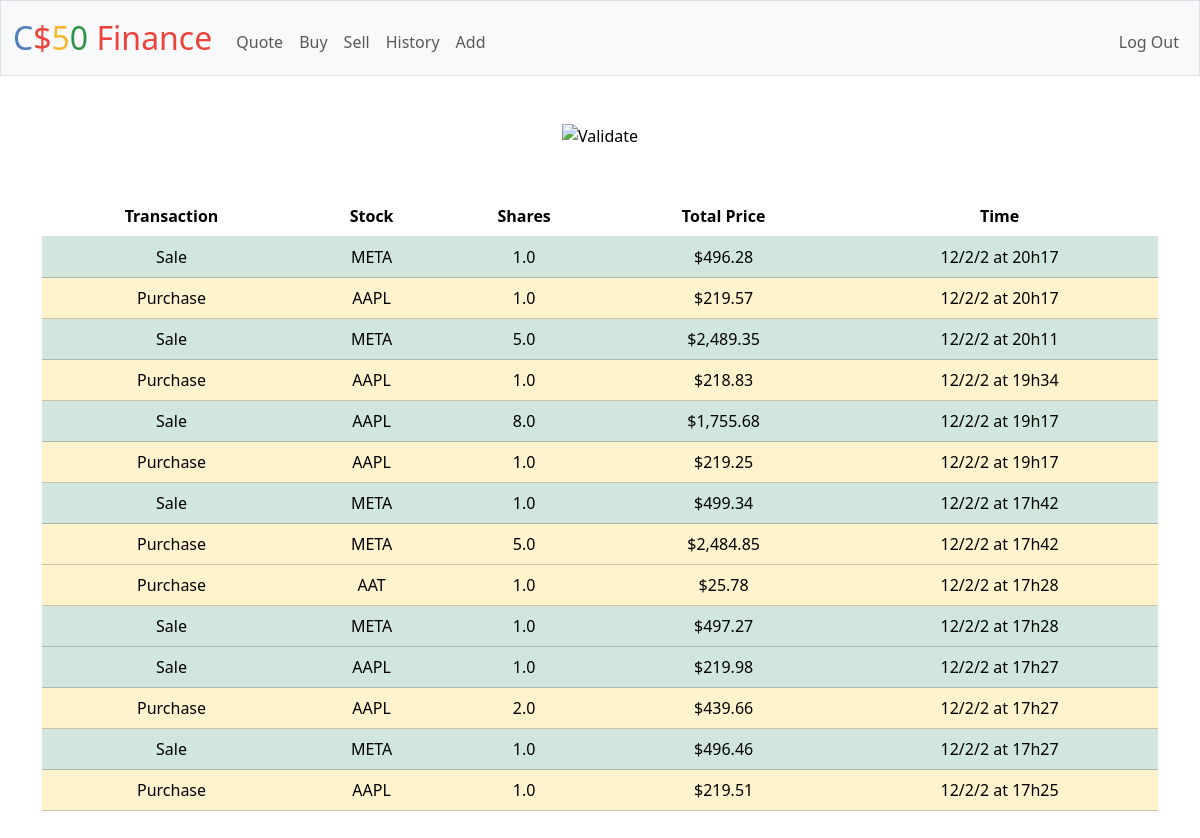
Screenshot of /history (signed in) with the database file from the repository.
### tables this page shows
CREATE TABLE transactions (
id INTEGER PRIMARY KEY AUTOINCREMENT NOT NULL,
user_id INTEGER,
what TEXT NOT NULL,
amount FLOAT,
type TEXT NOT NULL,
price INTEGER,
minutes TEXT NOT NULL,
hour TEXT NOT NULL,
day TEXT NOT NULL,
month TEXT NOT NULL,
year TEXT NOT NULL,
FOREIGN KEY (user_id) REFERENCES users(id));

### app.py (the view)
@app.route("/history")
@login_required
def history():
    users = db.execute("SELECT * FROM users WHERE id = ? ", session["user_id"])
    transactions = db.execute(
        "SELECT * FROM transactions WHERE user_id = ? ORDER BY id DESC", session["user_id"])
    for transaction in transactions:
        transaction['price'] = usd(float(transaction['price']))
    return render_template("history.html", users=users, transactions=transactions)

### app.py (called while the page is built)
@app.after_request
def after_request(response):
    response.headers["Cache-Control"] = "no-cache, no-store, must-revalidate"
    response.headers["Expires"] = 0
    response.headers["Pragma"] = "no-cache"
    return response

### helpers.py (called while the page is built)
def login_required(f):
    @wraps(f)
    def decorated_function(*args, **kwargs):
        if session.get("user_id") is None:
            return redirect("/login")
        return f(*args, **kwargs)
    return decorated_function

def usd(value):
    return f"${value:,.2f}"

### templates/history.html (shortened to what this page needs)
{% extends "layout.html" %}
{% block main %}
    <table class="table">
        <thead>
            <tr>
                <th scope="col">Transaction</th>
                <th scope="col">Stock</th>
                <th scope="col">Shares</th>
                <th scope="col">Total Price</th>
                <th scope="col">Time</th>
            </tr>
        </thead>
        <tbody>
    {% for tr in transactions %}
        {% if tr['type'] == 'buy' %}
            <tr class="table-warning">
                <td >Purchase </td>
        {% endif %}
        {% if tr['type'] == 'sell' %}
            <tr class="table-success">
                <td >Sale </td>
        {% endif %}
                <td >{{ tr['what'] }} </td>
                <td >{{ tr['amount'] }}</td>
                <td >{{ tr['price'] }}</td>
                <td >{{ tr['day'] }}/{{ tr['month'] }}/{{ tr['month'] }} at {{ tr['hour'] }}h{{ tr['minutes'] }}</td>
            </tr>
    {% endfor %}
{% endblock %}

### templates/layout.html (shortened to what this page needs)
<!DOCTYPE html>
<html lang="en">
    <head>
        <link href="https://cdn.jsdelivr.net/npm/bootstrap@5.3.3/dist/css/bootstrap.min.css" rel="stylesheet">
        <link href="/static/styles.css" rel="stylesheet">
    </head>
    <body>
        <nav class="bg-light border navbar navbar-expand-md navbar-light">
            <div class="container-fluid">
                <a class="navbar-brand" href="/"><span class="blue">C</span><span class="red">$</span><span class="yellow">5</span><span class="green">0</span> <span class="red">Finance</span></a>
                <div class="collapse navbar-collapse" id="navbar">
                    {% if session["user_id"] %}
                        <ul class="navbar-nav me-auto mt-2">
                            <li class="nav-item"><a class="nav-link" href="/quote">Quote</a></li>
                            <li class="nav-item"><a class="nav-link" href="/buy">Buy</a></li>
                            <li class="nav-item"><a class="nav-link" href="/sell">Sell</a></li>
                            <li class="nav-item"><a class="nav-link" href="/history">History</a></li>
                            <li class="nav-item"><a class="nav-link" href="/add">Add</a></li>
                        </ul>
                        <ul class="navbar-nav ms-auto mt-2">
                            <li class="nav-item"><a class="nav-link" href="/logout">Log Out</a></li>
                        </ul>
                    {% else %}
                        <ul class="navbar-nav ms-auto mt-2">
                            <li class="nav-item"><a class="nav-link" href="/register">Register</a></li>
                            <li class="nav-item"><a class="nav-link" href="/login">Log In</a></li>
                        </ul>
                    {% endif %}
                </div>
            </div>
        </nav>
        <main class="container py-5 text-center">
            {% block main %}{% endblock %}
        </main>
        <footer class="mb-5">
            <form action="https://validator.w3.org/check" class="text-center" enctype="multipart/form-data" method="post" target="_blank">
                <input alt="Validate" src="/static/I_heart_validator.png" type="image">
            </form>
        </footer>
    </body>
</html>

### static/styles.css (style rules this page uses)
nav .navbar-brand { font-size: xx-large; }
nav .navbar-brand .blue { color: #537fbe; }
nav .navbar-brand .red { color: #ea433b; }
nav .navbar-brand .yellow { color: #f5b82e; }
nav .navbar-brand .green { color: #2e944b; }

### rows the page displays
transactions: type "Sale", what "META", amount "1.0", price "$496.28", day "12", month "2", hour "20", minutes "17"
transactions: type "Purchase", what "AAPL", amount "1.0", price "$219.57", day "12", month "2", hour "20", minutes "17"
transactions: type "Sale", what "META", amount "5.0", price "$2,489.35", day "12", month "2", hour "20", minutes "11"
transactions: type "Purchase", what "AAPL", amount "1.0", price "$218.83", day "12", month "2", hour "19", minutes "34"
transactions: type "Sale", what "AAPL", amount "8.0", price "$1,755.68", day "12", month "2", hour "19", minutes "17"
transactions: type "Purchase", what "AAPL", amount "1.0", price "$219.25", day "12", month "2", hour "19", minutes "17"
transactions: type "Sale", what "META", amount "1.0", price "$499.34", day "12", month "2", hour "17", minutes "42"
transactions: type "Purchase", what "META", amount "5.0", price "$2,484.85", day "12", month "2", hour "17", minutes "42"
transactions: type "Purchase", what "AAT", amount "1.0", price "$25.78", day "12", month "2", hour "17", minutes "28"
transactions: type "Sale", what "META", amount "1.0", price "$497.27", day "12", month "2", hour "17", minutes "28"
transactions: type "Sale", what "AAPL", amount "1.0", price "$219.98", day "12", month "2", hour "17", minutes "27"
transactions: type "Purchase", what "AAPL", amount "2.0", price "$439.66", day "12", month "2", hour "17", minutes "27"
transactions: type "Sale", what "META", amount "1.0", price "$496.46", day "12", month "2", hour "17", minutes "27"
transactions: type "Purchase", what "AAPL", amount "1.0", price "$219.51", day "12", month "2", hour "17", minutes "25"
